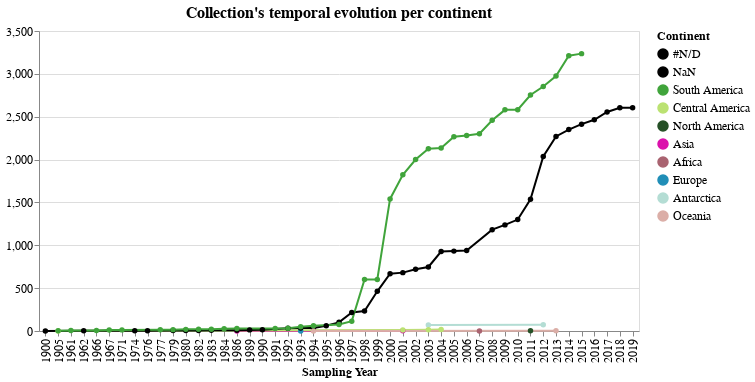

The notebook cell saved with this chart:
### Markdown cell above
### Chart: all continents

### Code cell
select_continent = alt.selection_multi(fields=['continent'], bind='legend')

g1 = alt.Chart(teste, title="Collection's temporal evolution per continent", width=600).mark_line(point=True).encode(
    x= alt.X('start_year', type="ordinal", title='Sampling Year'),
    y= alt.Y('cumulative_sum', title='', 
             sort=alt.EncodingSortField('counts', op="count", order='descending')),
    color= alt.Color('continent:N', title='Continent',
                     scale=alt.Scale(domain=list(cores_continente.keys()), range=list(cores_continente.values()))),
    tooltip= alt.Tooltip(['continent','start_year','counts', 'cumulative_sum']),
    opacity= alt.condition(select_continent, alt.value(1), alt.value(0))
).add_selection(select_continent)

g1 = g1.configure_title(fontSize=16).configure_axis(
    labelFontSize=12,
    titleFontSize=12
).configure_legend(
    labelFontSize=12,
    titleFontSize=12
)

# g1.save('./graphs/cumCounts/time-spacial/evolucao_por_continente.html')

g1

### Figure 1 — Vega-Lite specification as saved in the notebook (floating-point values rounded to 4 significant figures)
{"config": {"view": {"continuousWidth": 400, "continuousHeight": 300}, "axis": {"labelFontSize": 12, "titleFontSize": 12}, "legend": {"labelFontSize": 12, "titleFontSize": 12}, "title": {"fontSize": 16}}, "data": {"name": "data-50b28b0431c1de59bfe5d2084674c463"}, "mark": {"type": "line", "point": true}, "encoding": {"color": {"type": "nominal", "field": "continent", "scale": {"domain": ["#N/D", "NaN", "South America", "Central America", "North America", "Asia", "Africa", "Europe", "Antarctica", "Oceania"], "range": ["#000000", "#000000", "#40a43b", "#bbe272", "#255026", "#db11ac", "#a96370", "#208eb7", "#b4ddd4", "#dbaea7"]}, "title": "Continent"}, "opacity": {"condition": {"value": 1, "selection": "selector001"}, "value": 0}, "tooltip": [{"type": "nominal", "field": "continent"}, {"type": "quantitative", "field": "start_year"}, {"type": "quantitative", "field": "counts"}, {"type": "quantitative", "field": "cumulative_sum"}], "x": {"type": "ordinal", "field": "start_year", "title": "Sampling Year"}, "y": {"type": "quantitative", "field": "cumulative_sum", "sort": {"field": "counts", "op": "count", "order": "descending"}, "title": ""}}, "selection": {"selector001": {"type": "multi", "fields": ["continent"], "bind": "legend"}}, "title": "Collection's temporal evolution per continent", "width": 600, "$schema": "https://vega.github.io/schema/vega-lite/v4.8.1.json", "datasets": {"data-50b28b0431c1de59bfe5d2084674c463": [{"start_year": 2007.0, "continent": "Africa", "counts": 1, "cumulative_sum": 1}, {"start_year": 2003.0, "continent": "Antarctica", "counts": 71, "cumulative_sum": 71}, {"start_year": 2012.0, "continent": "Antarctica", "counts": 1, "cumulative_sum": 72}, {"start_year": 1986.0, "continent": "Asia", "counts": 1, "cumulative_sum": 1}, {"start_year": 2001.0, "continent": "Asia", "counts": 2, "cumulative_sum": 3}, {"start_year": 1905.0, "continent": "Central America", "counts": 1, "cumulative_sum": 1}, {"start_year": 2001.0, "continent": "Central America", "counts": 11, "cumulative_sum": 12}, {"start_year": 2003.0, "continent": "Central America", "counts": 3, "cumulative_sum": 15}, {"start_year": 2004.0, "continent": "Central America", "counts": 3, "cumulative_sum": 18}, {"start_year": 1993.0, "continent": "Europe", "counts": 1, "cumulative_sum": 1}, {"start_year": 1900.0, "continent": "NaN", "counts": 1, "cumulative_sum": 1}, {"start_year": 1962.0, "continent": "NaN", "counts": 1, "cumulative_sum": 2}, {"start_year": 1974.0, "continent": "NaN", "counts": 1, "cumulative_sum": 3}, {"start_year": 1976.0, "continent": "NaN", "counts": 1, "cumulative_sum": 4}, {"start_year": 1979.0, "continent": "NaN", "counts": 1, "cumulative_sum": 5}, {"start_year": 1980.0, "continent": "NaN", "counts": 1, "cumulative_sum": 6}, {"start_year": 1982.0, "continent": "NaN", "counts": 1, "cumulative_sum": 7}, {"start_year": 1983.0, "continent": "NaN", "counts": 2, "cumulative_sum": 9}, {"start_year": 1986.0, "continent": "NaN", "counts": 1, "cumulative_sum": 10}, {"start_year": 1989.0, "continent": "NaN", "counts": 3, "cumulative_sum": 13}, {"start_year": 1990.0, "continent": "NaN", "counts": 1, "cumulative_sum": 14}, {"start_year": 1992.0, "continent": "NaN", "counts": 18, "cumulative_sum": 32}, {"start_year": 1993.0, "continent": "NaN", "counts": 2, "cumulative_sum": 34}, {"start_year": 1994.0, "continent": "NaN", "counts": 1, "cumulative_sum": 35}, {"start_year": 1995.0, "continent": "NaN", "counts": 27, "cumulative_sum": 62}, {"start_year": 1996.0, "continent": "NaN", "counts": 39, "cumulative_sum": 101}, {"start_year": 1997.0, "continent": "NaN", "counts": 115, "cumulative_sum": 216}, {"start_year": 1998.0, "continent": "NaN", "counts": 17, "cumulative_sum": 233}, {"start_year": 1999.0, "continent": "NaN", "counts": 230, "cumulative_sum": 463}, {"start_year": 2000.0, "continent": "NaN", "counts": 205, "cumulative_sum": 668}, {"start_year": 2001.0, "continent": "NaN", "counts": 13, "cumulative_sum": 681}, {"start_year": 2002.0, "continent": "NaN", "counts": 39, "cumulative_sum": 720}, {"start_year": 2003.0, "continent": "NaN", "counts": 27, "cumulative_sum": 747}, {"start_year": 2004.0, "continent": "NaN", "counts": 180, "cumulative_sum": 927}, {"start_year": 2005.0, "continent": "NaN", "counts": 5, "cumulative_sum": 932}, {"start_year": 2006.0, "continent": "NaN", "counts": 7, "cumulative_sum": 939}, {"start_year": 2008.0, "continent": "NaN", "counts": 243, "cumulative_sum": 1182}, {"start_year": 2009.0, "continent": "NaN", "counts": 56, "cumulative_sum": 1238}, {"start_year": 2010.0, "continent": "NaN", "counts": 62, "cumulative_sum": 1300}, {"start_year": 2011.0, "continent": "NaN", "counts": 237, "cumulative_sum": 1537}, {"start_year": 2012.0, "continent": "NaN", "counts": 499, "cumulative_sum": 2036}, {"start_year": 2013.0, "continent": "NaN", "counts": 234, "cumulative_sum": 2270}, {"start_year": 2014.0, "continent": "NaN", "counts": 80, "cumulative_sum": 2350}, {"start_year": 2015.0, "continent": "NaN", "counts": 63, "cumulative_sum": 2413}, {"start_year": 2016.0, "continent": "NaN", "counts": 51, "cumulative_sum": 2464}, {"start_year": 2017.0, "continent": "NaN", "counts": 91, "cumulative_sum": 2555}, {"start_year": 2018.0, "continent": "NaN", "counts": 49, "cumulative_sum": 2604}, {"start_year": 2019.0, "continent": "NaN", "counts": 1, "cumulative_sum": 2605}, {"start_year": 2011.0, "continent": "North America", "counts": 2, "cumulative_sum": 2}, {"start_year": 1994.0, "continent": "Oceania", "counts": 1, "cumulative_sum": 1}, {"start_year": 2013.0, "continent": "Oceania", "counts": 1, "cumulative_sum": 2}, {"start_year": 1905.0, "continent": "South America", "counts": 4, "cumulative_sum": 4}, {"start_year": 1961.0, "continent": "South America", "counts": 1, "cumulative_sum": 5}, {"start_year": 1966.0, "continent": "South America", "counts": 2, "cumulative_sum": 7}, {"start_year": 1967.0, "continent": "South America", "counts": 4, "cumulative_sum": 11}, {"start_year": 1971.0, "continent": "South America", "counts": 2, "cumulative_sum": 13}, {"start_year": 1977.0, "continent": "South America", "counts": 1, "cumulative_sum": 14}, {"start_year": 1979.0, "continent": "South America", "counts": 2, "cumulative_sum": 16}, {"start_year": 1980.0, "continent": "South America", "counts": 3, "cumulative_sum": 19}, {"start_year": 1982.0, "continent": "South America", "counts": 1, "cumulative_sum": 20}, {"start_year": 1983.0, "continent": "South America", "counts": 1, "cumulative_sum": 21}, {"start_year": 1984.0, "continent": "South America", "counts": 5, "cumulative_sum": 26}, {"start_year": 1986.0, "continent": "South America", "counts": 3, "cumulative_sum": 29}, {"start_year": 1991.0, "continent": "South America", "counts": 1, "cumulative_sum": 30}, {"start_year": 1992.0, "continent": "South America", "counts": 3, "cumulative_sum": 33}, {"start_year": 1993.0, "continent": "South America", "counts": 17, "cumulative_sum": 50}, {"start_year": 1994.0, "continent": "South America", "counts": 10, "cumulative_sum": 60}, {"start_year": 1996.0, "continent": "South America", "counts": 15, "cumulative_sum": 75}, {"start_year": 1997.0, "continent": "South America", "counts": 40, "cumulative_sum": 115}, {"start_year": 1998.0, "continent": "South America", "counts": 486, "cumulative_sum": 601}, {"start_year": 1999.0, "continent": "South America", "counts": 1, "cumulative_sum": 602}, {"start_year": 2000.0, "continent": "South America", "counts": 939, "cumulative_sum": 1541}, {"start_year": 2001.0, "continent": "South America", "counts": 282, "cumulative_sum": 1823}, {"start_year": 2002.0, "continent": "South America", "counts": 178, "cumulative_sum": 2001}, {"start_year": 2003.0, "continent": "South America", "counts": 126, "cumulative_sum": 2127}, {"start_year": 2004.0, "continent": "South America", "counts": 7, "cumulative_sum": 2134}, {"start_year": 2005.0, "continent": "South America", "counts": 132, "cumulative_sum": 2266}, {"start_year": 2006.0, "continent": "South America", "counts": 16, "cumulative_sum": 2282}, {"start_year": 2007.0, "continent": "South America", "counts": 20, "cumulative_sum": 2302}, {"start_year": 2008.0, "continent": "South America", "counts": 157, "cumulative_sum": 2459}, {"start_year": 2009.0, "continent": "South America", "counts": 121, "cumulative_sum": 2580}, {"start_year": 2010.0, "continent": "South America", "counts": 2, "cumulative_sum": 2582}, {"start_year": 2011.0, "continent": "South America", "counts": 171, "cumulative_sum": 2753}, {"start_year": 2012.0, "continent": "South America", "counts": 100, "cumulative_sum": 2853}, {"start_year": 2013.0, "continent": "South America", "counts": 122, "cumulative_sum": 2975}, {"start_year": 2014.0, "continent": "South America", "counts": 237, "cumulative_sum": 3212}, {"start_year": 2015.0, "continent": "South America", "counts": 24, "cumulative_sum": 3236}]}}
